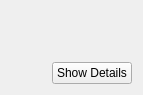
<?xml version="1.0" encoding="UTF-8"?>
<ui version="4.0">
 <class>SystemTracking::CCurrentConfiguration</class>
 <widget class="QWidget" name="SystemTracking::CCurrentConfiguration">
  <property name="geometry">
   <rect>
    <x>0</x>
    <y>0</y>
    <width>143</width>
    <height>95</height>
   </rect>
  </property>
  <property name="windowTitle">
   <string>Form</string>
  </property>
  <layout class="QGridLayout" name="gridLayout">
   <item row="0" column="0">
    <layout class="QVBoxLayout" name="verticalLayout">
     <item>
      <widget class="MainMenu::CScrollTable" name="widget" native="true"/>
     </item>
     <item>
      <spacer name="verticalSpacer">
       <property name="orientation">
        <enum>Qt::Vertical</enum>
       </property>
       <property name="sizeHint" stdset="0">
        <size>
         <width>20</width>
         <height>13</height>
        </size>
       </property>
      </spacer>
     </item>
     <item>
      <layout class="QHBoxLayout" name="horizontalLayout">
       <item>
        <spacer name="horizontalSpacer">
         <property name="orientation">
          <enum>Qt::Horizontal</enum>
         </property>
         <property name="sizeHint" stdset="0">
          <size>
           <width>13</width>
           <height>20</height>
          </size>
         </property>
        </spacer>
       </item>
       <item>
        <widget class="QPushButton" name="showDetailsBtn">
         <property name="text">
          <string>Show Details</string>
         </property>
        </widget>
       </item>
      </layout>
     </item>
    </layout>
   </item>
  </layout>
 </widget>
 <customwidgets>
  <customwidget>
   <class>MainMenu::CScrollTable</class>
   <extends>QWidget</extends>
   <header>MainMenu/Include/ScrollTable.h</header>
   <container>1</container>
  </customwidget>
 </customwidgets>
 <resources/>
 <connections/>
</ui>
